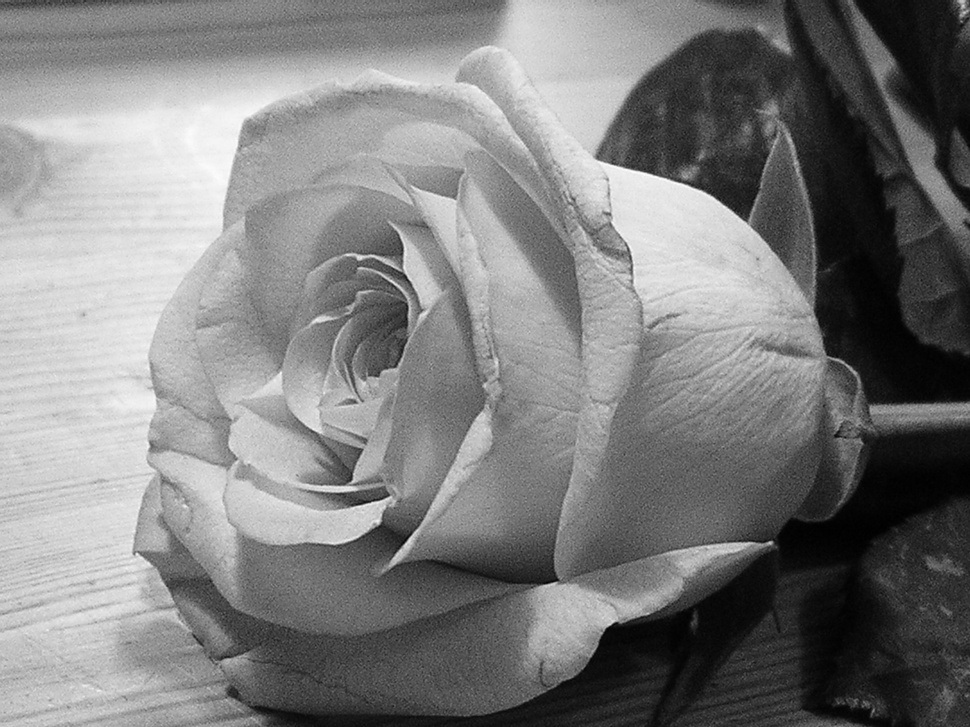
#> input picture Images/grayscale-rose1.jpg, 970 x 727 px, shrunk from 2592 x 1944 before the run, found by its file name
$ python demo23_multiple_threshold.py
#> lines starting #> are read from the running program, lines starting #| are printed output that depends on the picture; after the words box and inside, x2 and y2 are one past the last pixel; in counts of white or black regions, pixels touching at a corner belong together
import cv2
from matplotlib import pyplot as plt
import time

IMAGE_PATH = "./images/grayscale-rose1.jpg"
src = cv2.imread(IMAGE_PATH, cv2.IMREAD_GRAYSCALE)
#> src is the input picture: shape (727, 970); min 0, max 254, mean 126.2

THRESHOLD_VALUE = 150
MAX_VALUE = 255

THRESHOLDS = [cv2.THRESH_BINARY, cv2.THRESH_BINARY_INV, cv2.THRESH_TRUNC, cv2.THRESH_TOZERO, cv2.THRESH_TOZERO_INV]
images = [src]
descriptions = ["origin", "binary", "binary inverse", "trunc", "thresh to zero", "thresh to zero inverse"]
for t in THRESHOLDS:
    _, dst = cv2.threshold(src, THRESHOLD_VALUE, MAX_VALUE, t)
    images.append(dst)
#> this loop made 5 passes
#> pass 1, `_, dst = cv2.threshold(src, THRESHOLD_VALUE, MAX_VALUE, t)`:
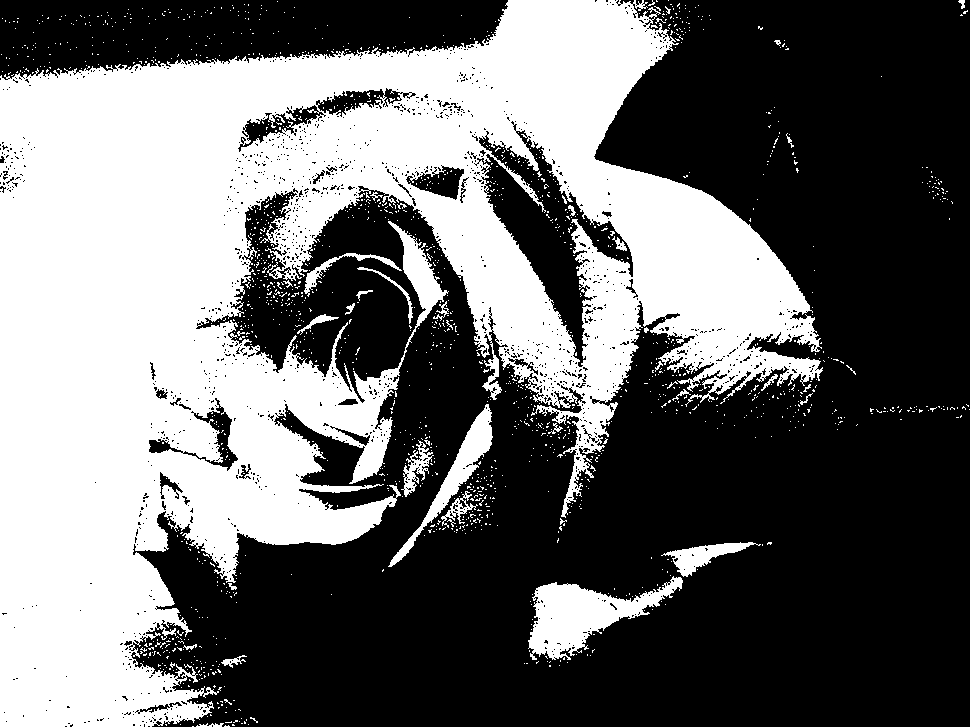
#> dst: shape (727, 970); 41.8% white; 1560 white regions (1524 under 20 px), largest, box (x1, y1, x2, y2) and area: (0, 0, 823, 727) 277947, (528, 576, 683, 660) 5668, (388, 404, 493, 567) 2594
#> pass 3, `_, dst = cv2.threshold(src, THRESHOLD_VALUE, MAX_VALUE, t)`:
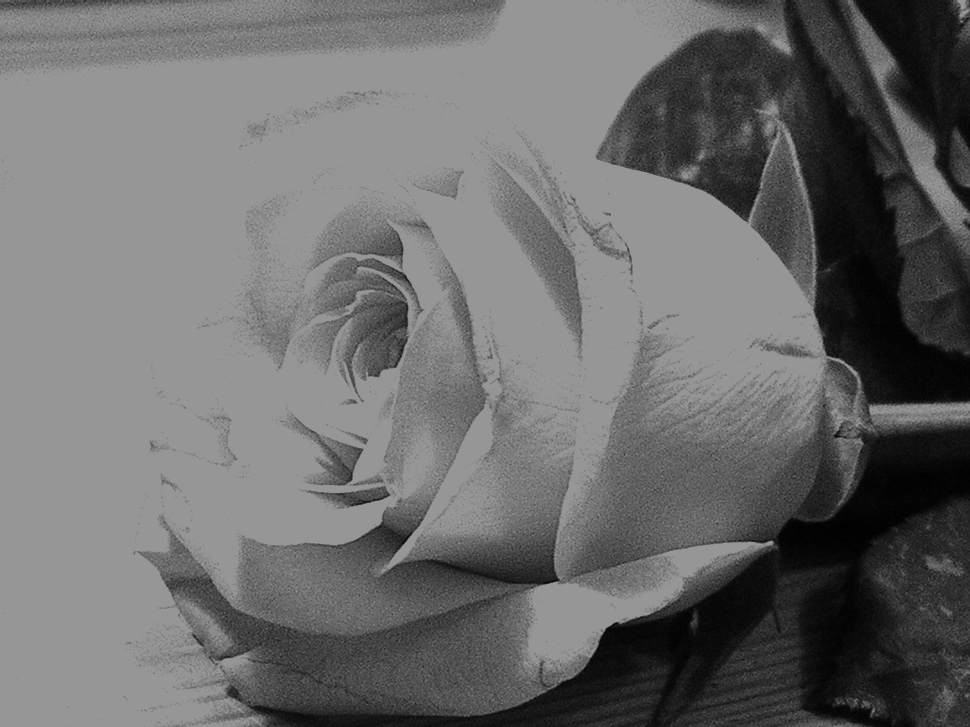
#> dst: shape (727, 970); min 0, max 150, mean 108.1
#> after the loop, images = 6 items
t = time.time()
print("花了{}秒".format(time.time() - t))

print(len(images))
#| 6
plt.figure(figsize=[20, 8])
for x in range(1, 7):
    plt.subplot(2, 3, x)
    plt.imshow(images[x - 1], cmap='gray', vmin=0, vmax=255)
    plt.title(descriptions[x - 1])
plt.show()
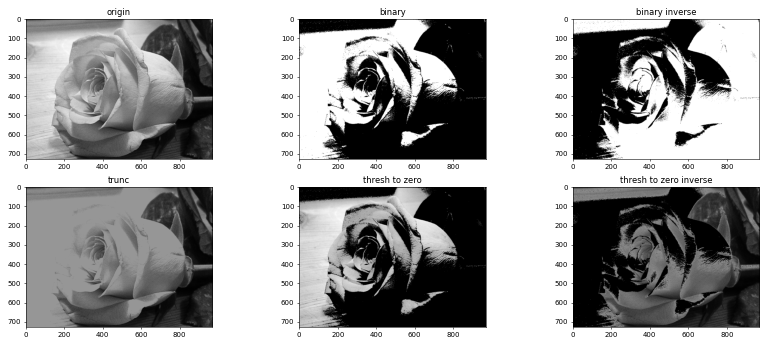
#> figure drawn by matplotlib, 6 panels
